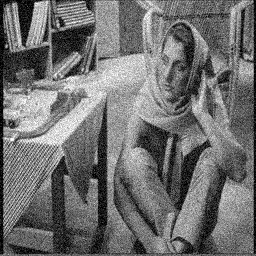
%> input picture noisy_image.bmp, 256 x 256 px
$ octave --eval "result = auto_threshold('noisy_image.bmp');"   (GNU Octave 9; MATLAB toolbox functions it lacks are replaced by stand-ins)
%> lines starting %> are read from the running program, lines starting %| are printed output that depends on the picture; in (x1, y1, x2, y2) boxes, pixels count from 0 and x2, y2 are one past the last pixel; in counts of white or black regions, pixels touching at a corner belong together; the program's own positions count from 1
### threshold.m
function z = threshold( img_matrix, threshold )
%THRESHOLD Summary of this function goes here
%   Detailed explanation goes here
    img_matrix(img_matrix<threshold) = 0;
    img_matrix(img_matrix >= threshold) = 255;
    figure,image(img_matrix);
    colormap(gray);
    axis off;
end

### auto_threshold.m
function [ output_args ] = auto_threshold(img)
%> called with img = 'noisy_image.bmp'
%AUTO_THRESHOLD Summary of this function goes here
%   Detailed explanation goes here
    image_matrix = imread(img)
%> image_matrix is the input picture: size 256x256 uint8; min 0, max 255, mean 111.7
    mean_value = mean(image_matrix(:))
%> mean_value = 111.7
    threshold(image_matrix, mean_value);
%> in threshold, `img_matrix(img_matrix<threshold) = 0;`:
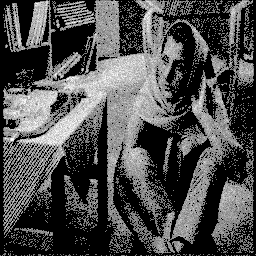
%> img_matrix: size 256x256 uint8; min 0, max 255, mean 78.9
%> in threshold, `img_matrix(img_matrix >= threshold) = 255;`:
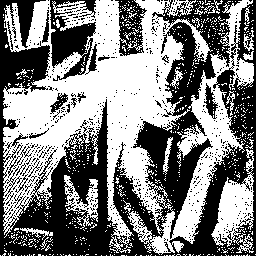
%> img_matrix: size 256x256 uint8; 50.4% white; 633 black regions (613 under 20 px), largest, box (x1, y1, x2, y2) and area: (0, 0, 256, 256) 27165, (50, 0, 96, 81) 1957, (115, 0, 147, 56) 963

end
%> (the run ends here)

$ run again, on baboon.bmp
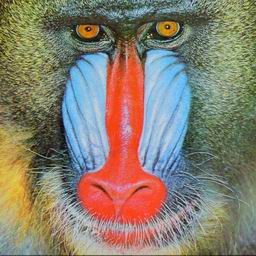
%> input picture baboon.bmp, 256 x 256 px
%> in auto_threshold, image_matrix is the input picture: size 256x256x3 uint8; mean R, G, B 135.7, 127.1, 111.5
%> mean_value = 124.8
%> in threshold, `img_matrix(img_matrix<threshold) = 0;`:
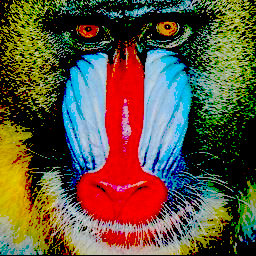
%> img_matrix: size 256x256x3 uint8; mean R, G, B 95.5, 83.6, 61.5
%> in threshold, `img_matrix(img_matrix >= threshold) = 255;`:
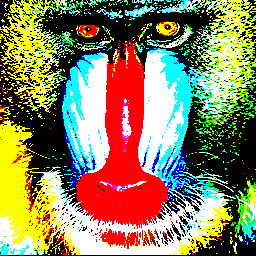
%> img_matrix: size 256x256x3 uint8; mean R, G, B 139.8, 131.3, 88.7
